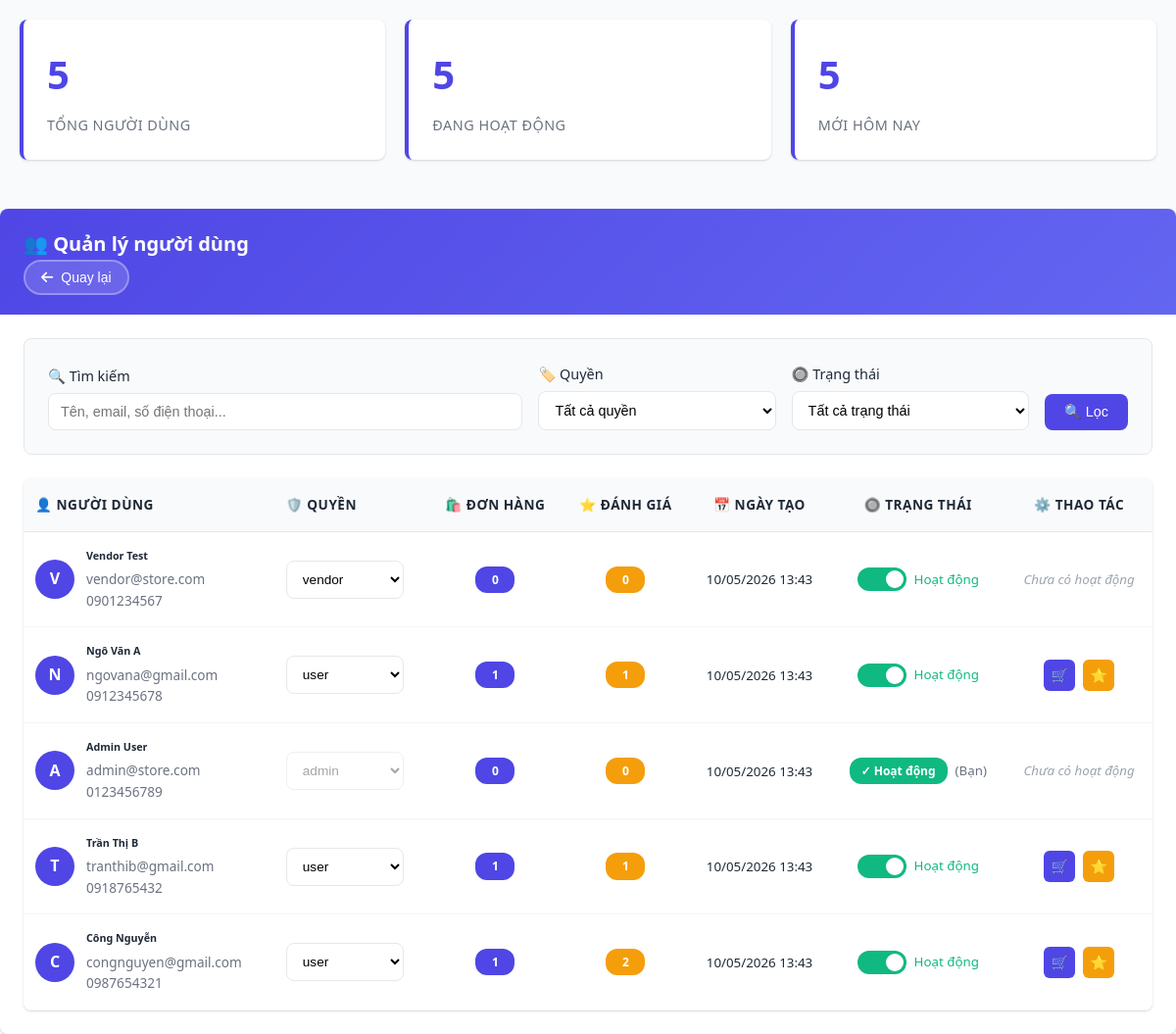
The page /admin/users.php (signed in) on the database its author committed.
### tables this page shows
CREATE TABLE `users` (
  `user_id` INT PRIMARY KEY AUTO_INCREMENT,
  `full_name` VARCHAR(100) NOT NULL,
  `email` VARCHAR(100) NOT NULL UNIQUE,
  `phone` VARCHAR(20),
  `password` VARCHAR(255) NOT NULL,
  `password_plaintext` VARCHAR(255),
  `profile_image` VARCHAR(255),
  `role_id` INT NOT NULL DEFAULT 2,
  `is_active` TINYINT DEFAULT 1,
  `created_at` TIMESTAMP DEFAULT CURRENT_TIMESTAMP,
  `updated_at` TIMESTAMP DEFAULT CURRENT_TIMESTAMP ON UPDATE CURRENT_TIMESTAMP,
  FOREIGN KEY (`role_id`) REFERENCES `roles` (`role_id`)
);

CREATE TABLE `roles` (
  `role_id` INT PRIMARY KEY AUTO_INCREMENT,
  `role_name` VARCHAR(50) NOT NULL UNIQUE,
  `description` TEXT,
  `created_at` TIMESTAMP DEFAULT CURRENT_TIMESTAMP
);

### config/functions.php (called while the page is built, shortened)
<?php
function sanitize($str) {
    return htmlspecialchars(trim($str), ENT_QUOTES, 'UTF-8');
}
?>

### admin/users.php (the view, shortened to what this page needs)
<?php
require_once '../config/functions.php';
$pdo = getPDO();
$search = sanitize($_GET['search'] ?? '');
$page = max(1, (int)($_GET['page'] ?? 1));
$limit = ADMIN_ITEMS_PER_PAGE;
$offset = ($page - 1) * $limit;
$stmt = $pdo->query("SELECT * FROM roles ORDER BY role_name");
$roles = $stmt->fetchAll(PDO::FETCH_ASSOC);
$where_clauses = [];
$params = [];
$where_sql = $where_clauses ? 'WHERE ' . implode(' AND ', $where_clauses) : '';
$count_sql = "SELECT COUNT(*) FROM users u $where_sql";
$stmt = $pdo->prepare($count_sql);
$stmt->execute($params);
$total_users = $stmt->fetchColumn();
$sql = "
    SELECT u.*, r.role_name,
           (SELECT COUNT(*) FROM orders o WHERE o.user_id = u.user_id) as order_count,
           (SELECT COUNT(*) FROM reviews rv WHERE rv.user_id = u.user_id) as review_count
    FROM users u
    JOIN roles r ON u.role_id = r.role_id
    $where_sql
    ORDER BY u.created_at DESC
    LIMIT ? OFFSET ?
";
$params[] = $limit;
$params[] = $offset;
$stmt = $pdo->prepare($sql);
$stmt->execute($params);
$users = $stmt->fetchAll(PDO::FETCH_ASSOC);
?>
<!DOCTYPE html>
<html lang="vi">
<head>
    <link href="https://cdnjs.cloudflare.com/ajax/libs/font-awesome/6.4.0/css/all.min.css" rel="stylesheet">
    <link rel="stylesheet" href="../css/users.css">
</head>
<body>
    <div class="container-fluid">
        <div class="stats-grid fade-in">
            <div class="stat-card">
                <span class="stat-number"><?= $total_users ?></span>
                <div class="stat-label">Tổng người dùng</div>
            </div>
            <div class="stat-card">
                <span class="stat-number">
                    <?php
                    $stmt = $pdo->query("SELECT COUNT(*) FROM users WHERE is_active = 1");
                    echo $stmt->fetchColumn();
                    ?>
                </span>
                <div class="stat-label">Đang hoạt động</div>
            </div>
            <div class="stat-card">
                <span class="stat-number">
                    <?php
                    $stmt = $pdo->query("SELECT COUNT(*) FROM users WHERE DATE(created_at) = CURDATE()");
                    echo $stmt->fetchColumn();
                    ?>
                </span>
                <div class="stat-label">Mới hôm nay</div>
            </div>
            </div>
        </div>
        <div class="main-card fade-in">
            <div class="card-header">
                <div class="d-flex justify-content-between align-items-center w-100">
                    <h1 class="card-title">
                👥 Quản lý người dùng
            </h1>
                    <button class="back-btn" onclick="window.location.href='index.php'" title="Quay lại trang chủ">
                        <i class="fas fa-arrow-left me-2"></i>Quay lại
                    </button>
                </div>
            </div>
            <div class="card-body">
                <form method="get" class="filter-form slide-in">
                    <div class="form-grid">
                        <div class="form-group">
                            <label class="form-label">
                                🔍 Tìm kiếm
                            </label>
                            <input type="text" class="form-control" name="search"
                                placeholder="Tên, email, số điện thoại..."
                                value="<?= htmlspecialchars($search) ?>">
                        </div>
                        <div class="form-group">
                            <label class="form-label">
                                🏷️ Quyền
                            </label>
                            <select class="form-select" name="role_id">
                                <option value="">Tất cả quyền</option>
                            </select>
                        </div>
                        <div class="form-group">
                            <label class="form-label">
                                🔘 Trạng thái
                            </label>
                            <select class="form-select" name="status">
                                <option value="-1">Tất cả trạng thái</option>
                            </select>
                        </div>
                        <div class="form-group">
                            <button type="submit" class="btn btn-primary">
                                🔍 Lọc
                            </button>
                        </div>
                    </div>
                </form>
                <div class="table-container slide-in">
                    <table class="table">
                        <thead>
                            <tr>
                                <th>👤 Người dùng</th>
                                <th>🛡️ Quyền</th>
                                <th style="text-align: center;">🛍️ Đơn hàng</th>
                                <th style="text-align: center;">⭐ Đánh giá</th>
                                <th style="text-align: center;">📅 Ngày tạo</th>
                                <th style="text-align: center;">🔘 Trạng thái</th>
                                <th style="text-align: center;">⚙️ Thao tác</th>
                            </tr>
                        </thead>
                        <tbody>
                            <?php foreach ($users as $u): ?>
                            <tr>
                                <td>
                                    <div class="user-info">
                                        <div class="user-avatar">
                                            <?= strtoupper(substr($u['full_name'], 0, 1)) ?>
                                        </div>
                                        <div class="user-details">
                                            <h6><?= sanitize($u['full_name']) ?></h6>
                                            <p class="text-muted"><?= sanitize($u['email']) ?></p>
                                            <?php if ($u['phone']): ?>
                                                <p class="text-muted"><?= $u['phone'] ?></p>
                                            <?php endif; ?>
                                        </div>
                                    </div>
                                </td>
                                <td>
                                    <select class="form-select role-select"
                                            data-user-id="<?= $u['user_id'] ?>"
                                            <?= $u['user_id'] == $_SESSION['user_id'] ? 'disabled' : '' ?>>
                                        <?php foreach ($roles as $role): ?>
                                            <option value="<?= $role['role_id'] ?>"
                                                <?= $u['role_id'] == $role['role_id'] ? 'selected' : '' ?>>
                                                <?= htmlspecialchars($role['role_name']) ?>
                                            </option>
                                        <?php endforeach; ?>
                                    </select>
                                </td>
                                <td style="text-align: center;">
                                    <span class="badge badge-primary"><?= $u['order_count'] ?></span>
                                </td>
                                <td style="text-align: center;">
                                    <span class="badge badge-warning"><?= $u['review_count'] ?></span>
                                </td>
                                <td style="text-align: center;">
                                    <small class="text-muted">
                                        <?= date('d/m/Y H:i', strtotime($u['created_at'])) ?>
                                    </small>
                                </td>
                                <td style="text-align: center;">
                                    <?php if ($u['user_id'] != $_SESSION['user_id']): ?>
                                        <div style="display: flex; align-items: center; justify-content: center; gap: 8px;">
                                            <label class="toggle-switch">
                                                <span class="toggle-slider"></span>
                                            </label>
                                            <small class="status-text" style="font-weight: 500; color: <?= $u['is_active'] ? 'var(--success-color)' : 'var(--danger-color)' ?>;">
                                                <?= $u['is_active'] ? 'Hoạt động' : 'Đã khóa' ?>
                                            </small>
                                        </div>
                                    <?php else: ?>
                                        <div style="display: flex; align-items: center; justify-content: center; gap: 8px;">
                                            <span class="badge badge-success">✓ Hoạt động</span>
                                            <small style="color: #6b7280;">(Bạn)</small>
                                        </div>
                                    <?php endif; ?>
                                </td>
                                <td style="text-align: center;">
                                    <div style="display: flex; justify-content: center; gap: 4px;">
                                        <?php if ($u['order_count'] > 0): ?>
                                        <button type="button" class="action-btn btn-orders view-orders"
                                                data-user-id="<?= $u['user_id'] ?>"
                                                data-user-name="<?= htmlspecialchars($u['full_name']) ?>"
                                                title="Xem đơn hàng (<?= $u['order_count'] ?> đơn)">
                                            🛒
                                        </button>
                                        <?php endif; ?>
                                        <?php if ($u['review_count'] > 0): ?>
                                        <button type="button" class="action-btn btn-reviews view-reviews"
                                                data-user-id="<?= $u['user_id'] ?>"
                                                data-user-name="<?= htmlspecialchars($u['full_name']) ?>"
                                                title="Xem đánh giá (<?= $u['review_count'] ?> đánh giá)">
                                            ⭐
                                        </button>
                                        <?php endif; ?>
                                        <?php if ($u['order_count'] == 0 && $u['review_count'] == 0): ?>
                                        <small style="color: #9ca3af; font-style: italic;">
                                            Chưa có hoạt động
                                        </small>
                                        <?php endif; ?>
                                    </div>
                                </td>
                            </tr>
                            <?php endforeach; ?>
                        </tbody>
                    </table>
                </div>
            </div>
        </div>
</body>
</html>

### rows shown on the page
users: full_name "V", full_name "Vendor Test", email "vendor@store.com", phone "0901234567", role+user_id "vendor", order_count "0", review_count "0", created_at "10/05/2026 13:43", is_active "Hoạt động", shows "Chưa có hoạt động"
users: full_name "N", full_name "Ngô Văn A", email "ngovana@gmail.com", phone "0912345678", role+user_id "user", order_count "1", review_count "1", created_at "10/05/2026 13:43", is_active "Hoạt động"
users: full_name "A", full_name "Admin User", email "admin@store.com", phone "0123456789", role+user_id "admin", order_count "0", review_count "0", created_at "10/05/2026 13:43", shows "✓ Hoạt động", shows "Chưa có hoạt động"
users: full_name "T", full_name "Trần Thị B", email "tranthib@gmail.com", phone "0918765432", role+user_id "user", order_count "1", review_count "1", created_at "10/05/2026 13:43", is_active "Hoạt động"
users: full_name "C", full_name "Công Nguyễn", email "congnguyen@gmail.com", phone "0987654321", role+user_id "user", order_count "1", review_count "2", created_at "10/05/2026 13:43", is_active "Hoạt động"

### other values the page prints
$total_users "5"
$stmt->fetchColumn() "5"
